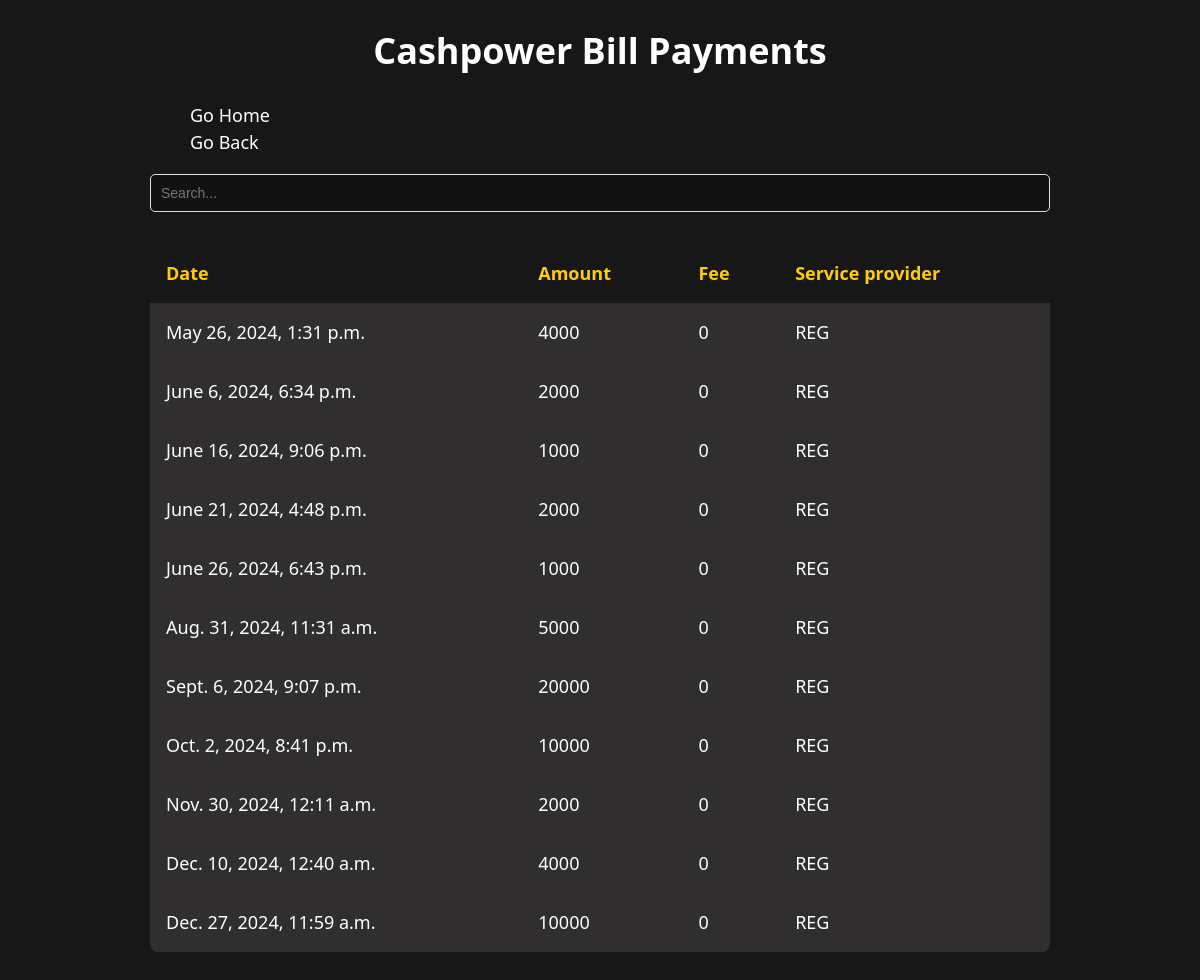
Page /momo/cashpower on the committed database.
### momo/models.py (models this page shows)
class CashPowerPayments(models.Model):
    amount = models.IntegerField()
    service_provider = models.CharField(max_length=64)
    fee = models.IntegerField()
    date = models.DateTimeField()
    class Meta:
        managed = False
        db_table = 'cash_power_payments'

### momo/views.py (the view)
# urls.py: path("cashpower", views.cashpower_payments, name="cashpower"),
def cashpower_payments(request):
    return render(
        request, "momo/cashpower.html", {"cashpower": CashPowerPayments.objects.all()}
    )

### momo/templates/momo/cashpower.html (shortened to what this page needs)
{% extends "./layout.html" %}
{% block tablename %}
    <h1 style="text-align: center;">Cashpower Bill Payments</h1>
{% endblock %}
{% block body %}
                <thead>
                    <tr>
                        <th onclick="sortTable(0)">Date </th>
                        <th onclick="sortTable(1)">Amount </th>
                        <th onclick="sortTable(2)">Fee </th>
                        <th onclick="sortTable(3)">Service provider </th>
                    </tr>
                </thead>
                <tbody>
                    {% for item in cashpower %}
                    <tr>
                        <td>{{ item.date }}</td>
                        <td>{{ item.amount }}</td>
                        <td>{{ item.fee }}</td>
                        <td>{{ item.service_provider }}</td>
                    </tr>
                    {% endfor %}
                </tbody>
{% endblock%}

### momo/static/momo/css/tables.css (style rules this page uses)
html { color-scheme: dark; }
body { background-color: #181717; color: #ffffff; font-size: 1.125rem; font-family: system-ui; line-height: 1.5; }
th { text-align: justify; }
td { text-align: justify; }
caption, th, td { padding: 1rem; }
th { background: hsl(0 0% 0% / 0.5 ); color: #FFCC08; }

### rows in the picture
CashPowerPayments: date "May 26, 2024, 1:31 p.m.", amount "4000", fee "0", service_provider "REG"
CashPowerPayments: date "June 6, 2024, 6:34 p.m.", amount "2000", fee "0", service_provider "REG"
CashPowerPayments: date "June 16, 2024, 9:06 p.m.", amount "1000", fee "0", service_provider "REG"
CashPowerPayments: date "June 21, 2024, 4:48 p.m.", amount "2000", fee "0", service_provider "REG"
CashPowerPayments: date "June 26, 2024, 6:43 p.m.", amount "1000", fee "0", service_provider "REG"
CashPowerPayments: date "Aug. 31, 2024, 11:31 a.m.", amount "5000", fee "0", service_provider "REG"
CashPowerPayments: date "Sept. 6, 2024, 9:07 p.m.", amount "20000", fee "0", service_provider "REG"
CashPowerPayments: date "Oct. 2, 2024, 8:41 p.m.", amount "10000", fee "0", service_provider "REG"
CashPowerPayments: date "Nov. 30, 2024, 12:11 a.m.", amount "2000", fee "0", service_provider "REG"
CashPowerPayments: date "Dec. 10, 2024, 12:40 a.m.", amount "4000", fee "0", service_provider "REG"
CashPowerPayments: date "Dec. 27, 2024, 11:59 a.m.", amount "10000", fee "0", service_provider "REG"
